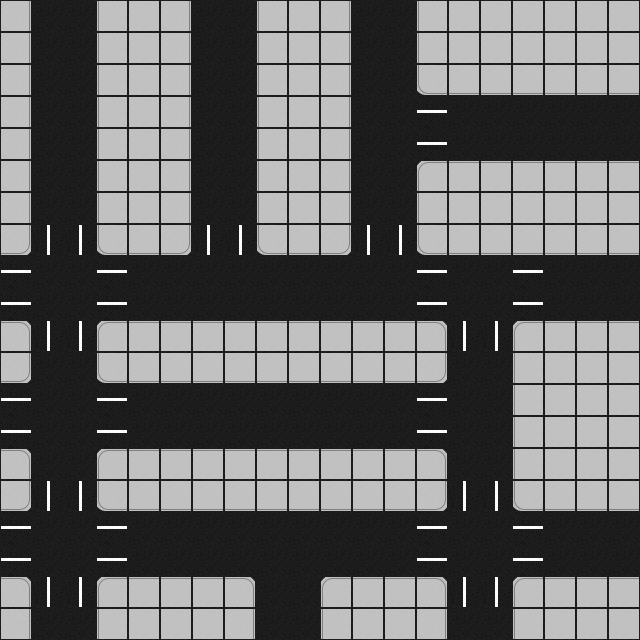

A level layout from a 2D game, rendered from its tile map. Below: a short description, then the map file with its tile-grid data intact:
An orthogonal 20x20 tile map with 32x32 px tiles, 1 tile layer (Tile Layer 1) and 29 objects (11x car, 10x wall, 5x light, 3x pjesak).

<map version="1.10" tiledversion="1.10.2" orientation="orthogonal" renderorder="right-down" width="20" height="20" tilewidth="32" tileheight="32" infinite="0" nextlayerid="7" nextobjectid="49">
 <tileset firstgid="1" source="str.tsx" />
 <layer id="1" name="Tile Layer 1" width="20" height="20">
  <data encoding="csv">
2,18,18,48,49,2,18,18,48,49,2,18,18,48,49,49,49,49,49,49,
2,18,18,48,49,2,18,18,48,49,2,18,18,48,49,49,49,49,49,49,
2,18,18,48,49,2,18,18,48,49,2,18,18,13,14,14,14,14,14,14,
2,18,18,48,49,2,18,18,48,49,2,18,18,23,18,18,18,18,18,18,
2,18,18,48,49,2,18,18,48,49,2,18,18,23,18,18,18,18,18,18,
2,18,18,48,49,2,18,18,48,49,2,18,18,41,42,42,42,42,42,42,
2,18,18,48,49,2,18,18,48,49,2,18,18,48,49,49,49,49,49,49,
9,10,10,13,14,9,10,10,13,14,9,10,10,13,14,14,14,14,14,14,
23,18,18,23,18,18,18,18,18,18,18,18,18,23,18,18,23,18,18,18,
23,18,18,23,18,18,18,18,18,18,18,18,18,23,18,18,23,18,18,18,
37,10,10,41,42,42,42,42,42,42,42,42,42,37,10,10,41,42,42,42,
9,18,18,13,14,14,14,14,14,14,14,14,14,9,18,18,48,49,49,49,
23,18,18,23,18,18,18,18,18,18,18,18,18,23,18,18,48,49,49,49,
23,18,18,23,18,18,18,18,18,18,18,18,18,23,18,18,48,49,49,49,
37,18,18,41,42,42,42,42,42,42,42,42,42,37,18,18,48,49,49,49,
9,10,10,13,14,14,14,14,14,14,14,14,14,9,10,10,13,14,14,14,
23,18,18,23,18,18,18,18,18,18,18,18,18,23,18,18,23,18,18,18,
23,18,18,23,18,18,18,18,18,18,18,18,18,23,18,18,23,18,18,18,
37,10,10,41,42,42,42,37,18,18,41,42,42,37,10,10,41,42,42,42,
44,18,18,48,49,49,49,2,18,18,48,49,49,2,18,18,48,49,49,49
</data>
 </layer>
 <objectgroup id="2" name="cars" visible="0">
  <object id="1" name="1" type="car" x="65" y="577.333" width="30" height="30">
   <properties>
    <property name="action" value="forward" />
    <property name="orientation" value="up" />
   </properties>
  </object>
  <object id="2" name="2" type="car" x="32.6667" y="33" width="30" height="30">
   <properties>
    <property name="action" value="forward" />
    <property name="orientation" value="down" />
   </properties>
  </object>
  <object id="3" name="3" type="car" x="33" y="161" width="30" height="30">
   <properties>
    <property name="action" value="forward" />
    <property name="orientation" value="down" />
    <property name="turn" value="right" />
   </properties>
  </object>
  <object id="5" name="4" type="car" x="161.333" y="257" width="30" height="30">
   <properties>
    <property name="action" value="forward" />
    <property name="orientation" value="left" />
   </properties>
  </object>
  <object id="6" name="5" type="car" x="321.667" y="385" width="30" height="30">
   <properties>
    <property name="action" value="forward" />
    <property name="orientation" value="left" />
   </properties>
  </object>
  <object id="7" name="6" type="car" x="320.97" y="289.182" width="30" height="30">
   <properties>
    <property name="action" value="forward" />
    <property name="orientation" value="right" />
    <property name="turn" value="right" />
   </properties>
  </object>
  <object id="10" name="7" type="car" x="481.333" y="449.333" width="30" height="30">
   <properties>
    <property name="action" value="forward" />
    <property name="orientation" value="up" />
    <property name="turn" value="right" />
   </properties>
  </object>
  <object id="11" name="8" type="car" x="481.424" y="96.7576" width="30" height="30">
   <properties>
    <property name="action" value="forward" />
    <property name="orientation" value="left" />
    <property name="turn" value="right" />
   </properties>
  </object>
  <object id="12" name="9" type="car" x="353.03" y="32.9091" width="30" height="30">
   <properties>
    <property name="action" value="forward" />
    <property name="orientation" value="down" />
    <property name="turn" value="right" />
   </properties>
  </object>
  <object id="18" name="10" type="car" x="577.5" y="257.25" width="30" height="30">
   <properties>
    <property name="action" value="forward" />
    <property name="orientation" value="left" />
    <property name="turn" value="right" />
   </properties>
  </object>
  <object id="43" name="11" type="car" x="448" y="352" width="30" height="30">
   <properties>
    <property name="action" value="forward" />
    <property name="orientation" value="down" />
   </properties>
  </object>
 </objectgroup>
 <objectgroup id="6" name="lights" visible="0">
  <object id="44" name="light" type="light" x="0" y="224" width="128" height="32">
   <properties>
    <property name="direction" value="down" />
   </properties>
  </object>
  <object id="45" name="light" type="light" x="0" y="320" width="128" height="32">
   <properties>
    <property name="direction" value="up" />
   </properties>
  </object>
  <object id="46" name="light" type="light" x="96" y="352" width="37.5" height="128">
   <properties>
    <property name="direction" value="left" />
   </properties>
  </object>
  <object id="47" name="light" type="light" x="416" y="480" width="128" height="32">
   <properties>
    <property name="direction" value="down" />
   </properties>
  </object>
  <object id="48" name="light" type="light" x="416" y="224" width="32" height="128">
   <properties>
    <property name="direction" value="right" />
   </properties>
  </object>
 </objectgroup>
 <objectgroup id="3" name="walls" visible="0">
  <object id="20" name="zid" type="wall" x="28" y="252" width="72.5" height="72">
   <properties>
    <property name="light" value="yes" />
   </properties>
  </object>
  <object id="28" name="zid" type="wall" x="28.5" y="381" width="71.5" height="71" />
  <object id="29" name="zid" type="wall" x="28" y="508" width="71.5" height="72.5" />
  <object id="30" name="zid" type="wall" x="253" y="508" width="70" height="72.5">
   <properties>
    <property name="forbidden" value="up" />
   </properties>
  </object>
  <object id="32" name="zid" type="wall" x="445" y="507.75" width="70" height="72.5">
   <properties>
    <property name="light" value="yes" />
   </properties>
  </object>
  <object id="33" name="zid" type="wall" x="445" y="381.25" width="70" height="72.5">
   <properties>
    <property name="forbidden" value="right" />
   </properties>
  </object>
  <object id="34" name="zid" type="wall" x="445" y="251.25" width="70" height="72.5">
   <properties>
    <property name="forbidden" value="up" />
   </properties>
  </object>
  <object id="35" name="zid" type="wall" x="349.5" y="251.75" width="70" height="72.5">
   <properties>
    <property name="forbidden" value="down" />
   </properties>
  </object>
  <object id="36" name="zid" type="wall" x="348.5" y="91.25" width="70" height="72.5">
   <properties>
    <property name="forbidden" value="left" />
   </properties>
  </object>
  <object id="37" name="zid" type="wall" x="188.5" y="252.25" width="70" height="72.5">
   <properties>
    <property name="forbidden" value="down" />
   </properties>
  </object>
 </objectgroup>
 <objectgroup id="5" name="pjesaci" visible="0">
  <object id="39" name="trpimir" type="pjesak" x="416" y="576" width="128" height="32">
   <properties>
    <property name="direction" value="left" />
   </properties>
  </object>
  <object id="41" name="hladimir" type="pjesak" x="0" y="224" width="128" height="32">
   <properties>
    <property name="direction" value="right" />
   </properties>
  </object>
  <object id="42" name="maksimir" type="pjesak" x="96" y="352" width="32" height="128">
   <properties>
    <property name="direction" value="up" />
   </properties>
  </object>
 </objectgroup>
</map>
